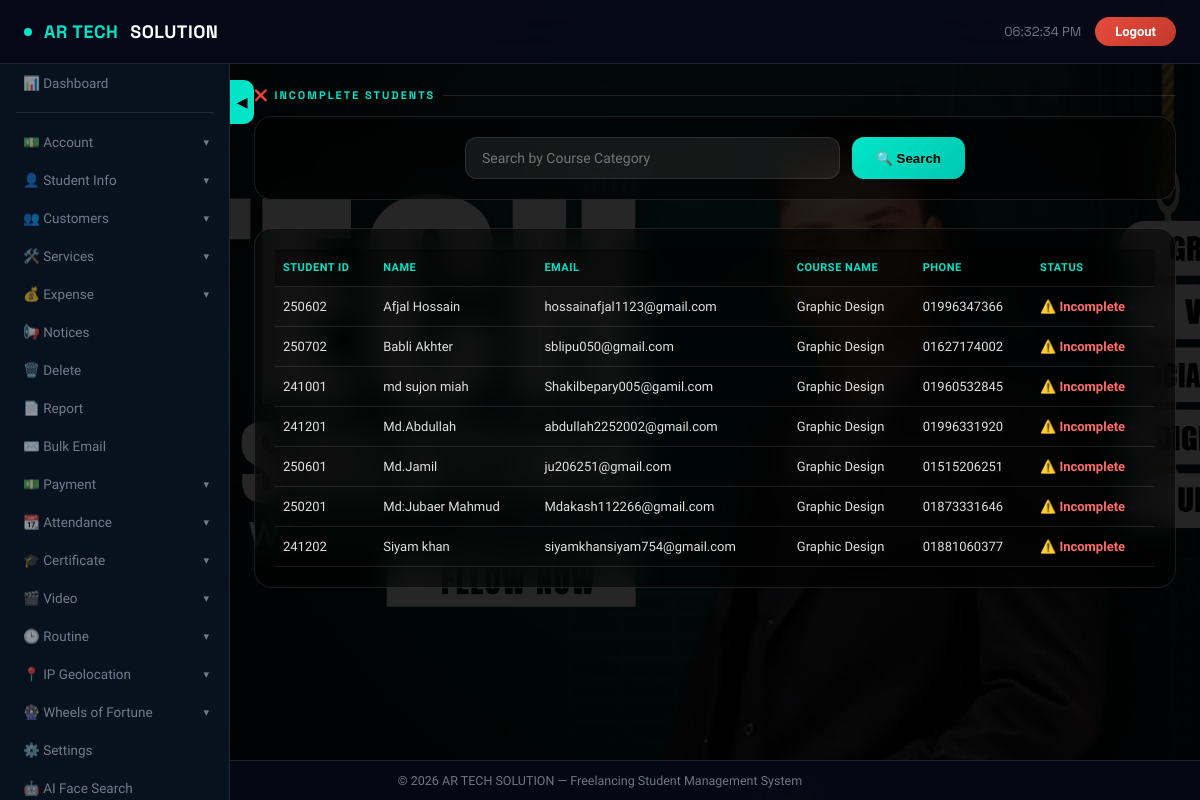
Page /admin/incomplete_students.php (signed in) on the committed database.
### tables this page shows
CREATE TABLE `students` (
  `student_id` int(11) NOT NULL,
  `name` varchar(255) NOT NULL,
  `father_name` varchar(255) DEFAULT NULL,
  `mother_name` varchar(255) DEFAULT NULL,
  `dob` date DEFAULT NULL,
  `present_address` text DEFAULT NULL,
  `permanent_address` text DEFAULT NULL,
  `id_type` enum('NID','Birth ID') NOT NULL,
  `nid_birth_id` varchar(50) DEFAULT NULL,
  `email` varchar(255) NOT NULL,
  `course_category` enum('Web Development','Graphic Design','Digital Marketing','Freelancing','office application') NOT NULL,
  `course_status` enum('ongoing','finished','incomplete') DEFAULT 'ongoing',
  `is_blocked` tinyint(1) DEFAULT 0,
  `issue_date` date DEFAULT NULL,
  `course_start_date` date DEFAULT NULL,
  `course_end_date` date DEFAULT NULL,
  `city` varchar(100) DEFAULT NULL,
  `district` varchar(100) DEFAULT NULL,
  `course_fee` decimal(10,2) DEFAULT NULL,
  `paid_fee` decimal(10,2) DEFAULT NULL,
  `profile_image` varchar(255) DEFAULT NULL,
  `created_at` timestamp NOT NULL DEFAULT current_timestamp(),
  `last_updated` timestamp NOT NULL DEFAULT current_timestamp() ON UPDATE current_timestamp(),
  `phone_number` varchar(20) DEFAULT NULL,
  `gender` varchar(10) DEFAULT NULL,
  `marital_status` varchar(20) DEFAULT NULL,
  `occupation` varchar(50) DEFAULT NULL,
  `religion` varchar(30) DEFAULT NULL,
  `country` varchar(50) DEFAULT NULL
);

### admin/config.php (called while the page is built, shortened)
<?php
if (!isset($conn)) {
    $conn = new mysqli("localhost", "root", "", "freelancing");
}
$settings = [];
$result = $conn->query("SELECT setting_key, setting_value FROM app_settings");
if ($result) {
    while ($row = $result->fetch_assoc()) {
        $settings[$row['setting_key']] = $row['setting_value'];
    }
}
$dark_mode = isset($settings['dark_mode']) && $settings['dark_mode'] == '1';
?>

### admin/incomplete_students.php (the view, shortened to what this page needs)
<?php
require_once 'config.php';
$search_category = '';
if (isset($_GET['category']) && !empty(trim($_GET['category']))) {
    $search_category = $conn->real_escape_string(trim($_GET['category']));
    $sql = "SELECT student_id, name, email, phone_number, course_status, course_category
            FROM students
            WHERE course_status = 'incomplete' AND course_category LIKE '%$search_category%'
            ORDER BY name ASC";
} else {
    $sql = "SELECT student_id, name, email, phone_number, course_status, course_category
            FROM students
            WHERE course_status = 'incomplete'
            ORDER BY name ASC";
}
$result = $conn->query($sql);
?>
<!DOCTYPE html>
<html lang="en">
<head>
</head>
<body class="<?php echo $dark_mode ? 'dark-mode' : ''; ?>">
<nav class="topnav">
    <div style="display:flex;align-items:center;gap:14px;">
        <div class="topnav-brand">
            <div class="brand-dot"></div>
            <span>AR TECH</span> SOLUTION
        </div>
    </div>
    <div class="topnav-right">
        <div class="topnav-time" id="liveClock"></div>
        <a href="logout.php" class="logout-btn">Logout</a>
    </div>
</nav>
<?php
include 'navigation.php';
?>
<div class="sidebar-toggle-pill" id="sidebarToggle">◀</div>
<main class="main" id="mainContent">
    <div class="section-title">❌ Incomplete Students</div>
    <div class="search-card">
        <form method="GET" action="">
            <input type="text" name="category" placeholder="Search by Course Category" value="<?php echo htmlspecialchars($search_category); ?>">
            <button type="submit">🔍 Search</button>
        </form>
    </div>
    <div class="table-card">
        <?php if ($result->num_rows > 0): ?>
            <div style="overflow-x: auto;">
                <table>
                    <thead>
                        <tr>
                            <th>Student ID</th>
                            <th>Name</th>
                            <th>Email</th>
                            <th>Course Name</th>
                            <th>Phone</th>
                            <th>Status</th>
                        </tr>
                    </thead>
                    <tbody>
                        <?php while($row = $result->fetch_assoc()): ?>
                        <tr>
                            <td><?php echo htmlspecialchars($row['student_id']); ?></td>
                            <td><?php echo htmlspecialchars($row['name']); ?></td>
                            <td><?php echo htmlspecialchars($row['email']); ?></td>
                            <td><?php echo htmlspecialchars($row['course_category']); ?></td>
                            <td><?php echo htmlspecialchars($row['phone_number']); ?></td>
                            <td><span class="status-incomplete">⚠️ <?php echo ucfirst($row['course_status']); ?></span></td>
                        </tr>
                        <?php endwhile; ?>
                    </tbody>
                </table>
            </div>
        <?php else: ?>
            <div class="no-data">❌ No incomplete students found.</div>
        <?php endif; ?>
    </div>
</main>
<div class="footer">
    &copy; <?php echo date("Y"); ?> AR TECH SOLUTION — Freelancing Student Management System
</div>
</body>
</html>

### admin/incomplete_students.php (style rules this page uses)
:root { --bg: rgba(8,12,24,0.82); --glass: rgba(255,255,255,0.07); --glass-border: rgba(255,255,255,0.13); --glass-hover: rgba(255,255,255,0.13); --accent: #00e5c8; --accent2: #7b5ea7; --accent3: #ff6b6b; --accent4: #ffd166; --accent5: #06d6a0; --text: #e8eaf0; --muted: rgba(200,210,230,0.55); --card-radius: 18px; --sans: 'Plus Jakarta Sans', sans-serif; --mono: 'Space Grotesk', sans-serif; --nav-h: 64px; --sidebar-w: 230px; --shadow: 0 8px 32px rgba(0,0,0,0.35); }
*, *::before, *::after { box-sizing: border-box; margin: 0; padding: 0; }
body::before { content: ''; position: fixed; inset: 0; background: linear-gradient(135deg,rgba(8,10,30,0.88) 0%,rgba(15,20,50,0.78) 50%,rgba(5,15,35,0.85) 100%); z-index: 0; pointer-events: none; }
.topnav { position: fixed; top: 0; left: 0; right: 0; height: var(--nav-h); background: rgba(8,10,28,0.85); backdrop-filter: blur(18px); border-bottom: 1px solid var(--glass-border); display: flex; align-items: center; justify-content: space-between; padding: 0 24px; z-index: 1100; }
.topnav-brand { display: flex; align-items: center; gap: 12px; font-family: var(--mono); font-size: 18px; font-weight: 700; letter-spacing: 0.5px; color: #fff; }
.topnav-brand span { color: var(--accent); }
.brand-dot { width: 8px; height: 8px; background: var(--accent); border-radius: 50%; animation: pulse 2s infinite; }
.topnav-right { display: flex; align-items: center; gap: 14px; }
.topnav-time { font-family: var(--mono); font-size: 13px; color: var(--muted); }
.logout-btn { background: linear-gradient(135deg,#e74c3c,#c0392b); color: #fff; padding: 7px 20px; border-radius: 40px; text-decoration: none; font-size: 13px; font-weight: 700; transition: opacity .2s; border: none; cursor: pointer; }
.sidebar-toggle-pill { position: fixed; top: calc(var(--nav-h) + 16px); left: var(--sidebar-w); width: 24px; height: 44px; background: var(--accent); border-radius: 0 10px 10px 0; display: flex; align-items: center; justify-content: center; cursor: pointer; z-index: 1060; font-size: 13px; color: #000; font-weight: 900; transition: left .3s cubic-bezier(.4,0,.2,1), background .2s; }
.main { margin-left: var(--sidebar-w); padding: calc(var(--nav-h) + 24px) 24px 80px; position: relative; z-index: 1; transition: margin-left .3s cubic-bezier(.4,0,.2,1); min-height: 100vh; }
.section-title { font-family: var(--mono); font-size: 11px; font-weight: 700; text-transform: uppercase; letter-spacing: 2px; color: var(--accent); margin-bottom: 14px; display: flex; align-items: center; gap: 8px; }
.section-title::after { content: ''; flex: 1; height: 1px; background: var(--glass-border); }
.search-card { background: var(--glass); backdrop-filter: blur(16px); border: 1px solid var(--glass-border); border-radius: var(--card-radius); padding: 20px; margin-bottom: 28px; display: flex; justify-content: center; }
.search-card form { display: flex; gap: 12px; flex-wrap: wrap; justify-content: center; width: 100%; max-width: 500px; }
.search-card input { flex: 1; padding: 12px 16px; background: rgba(255,255,255,0.08); border: 1px solid var(--glass-border); border-radius: 12px; color: var(--text); font-family: var(--sans); font-size: 14px; outline: none; }
.search-card button { padding: 12px 24px; background: linear-gradient(135deg, var(--accent), #00c9b0); border: none; border-radius: 12px; color: #000; font-weight: 700; cursor: pointer; transition: opacity .2s; }
.table-card { background: var(--glass); backdrop-filter: blur(16px); border: 1px solid var(--glass-border); border-radius: var(--card-radius); padding: 20px; overflow-x: auto; }
table { width: 100%; border-collapse: collapse; font-size: 13px; }
th, td { padding: 12px 8px; text-align: left; border-bottom: 1px solid var(--glass-border); }
th { background: rgba(0,0,0,0.3); color: var(--accent); font-weight: 600; text-transform: uppercase; letter-spacing: 0.5px; font-size: 11px; }
td { color: var(--text); }
.status-incomplete { color: var(--accent3); font-weight: 700; }
.footer { position: fixed; bottom: 0; left: 0; right: 0; background: rgba(6,8,20,0.9); backdrop-filter: blur(10px); border-top: 1px solid var(--glass-border); text-align: center; padding: 12px; font-size: 12.5px; color: var(--muted); z-index: 900; }

### rows in the picture
students: student_id "250602", name "Afjal Hossain", email "hossainafjal1123@gmail.com", course_category "Graphic Design", phone_number "01996347366", course_status "Incomplete"
students: student_id "250702", name "Babli Akhter", email "sblipu050@gmail.com", course_category "Graphic Design", phone_number "01627174002", course_status "Incomplete"
students: student_id "241001", name "md sujon miah", email "Shakilbepary005@gamil.com", course_category "Graphic Design", phone_number "01960532845", course_status "Incomplete"
students: student_id "241201", name "Md.Abdullah", email "abdullah2252002@gmail.com", course_category "Graphic Design", phone_number "01996331920", course_status "Incomplete"
students: student_id "250601", name "Md.Jamil", email "ju206251@gmail.com", course_category "Graphic Design", phone_number "01515206251", course_status "Incomplete"
students: student_id "250201", name "Md:Jubaer Mahmud", email "Mdakash112266@gmail.com", course_category "Graphic Design", phone_number "01873331646", course_status "Incomplete"
students: student_id "241202", name "Siyam khan", email "siyamkhansiyam754@gmail.com", course_category "Graphic Design", phone_number "01881060377", course_status "Incomplete"

### other values in the picture
get_sidebar_label('dashboard', '📊 Dashboard') "📊 Dashboard"
get_sidebar_label('account', '💵 Account') "💵 Account"
get_sidebar_label('student_info', '👤 Student Info') "👤 Student Info"
get_sidebar_label('customers', '👥 Customers') "👥 Customers"
get_sidebar_label('services', '🛠️ Services') "🛠️ Services"
get_sidebar_label('expense', '💰 Expense') "💰 Expense"
get_sidebar_label('notices', '📢 Notices') "📢 Notices"
get_sidebar_label('delete', '🗑️ Delete') "🗑️ Delete"
get_sidebar_label('report', '📄 Report') "📄 Report"
get_sidebar_label('Bulk_Email', '✉️ Bulk Email') "✉️ Bulk Email"
get_sidebar_label('payment', '💵 Payment') "💵 Payment"
get_sidebar_label('attendance', '📆 Attendance') "📆 Attendance"
get_sidebar_label('certificate', '🎓 Certificate') "🎓 Certificate"
get_sidebar_label('video', '🎬 Video') "🎬 Video"
get_sidebar_label('routine', '🕒 Routine') "🕒 Routine"
